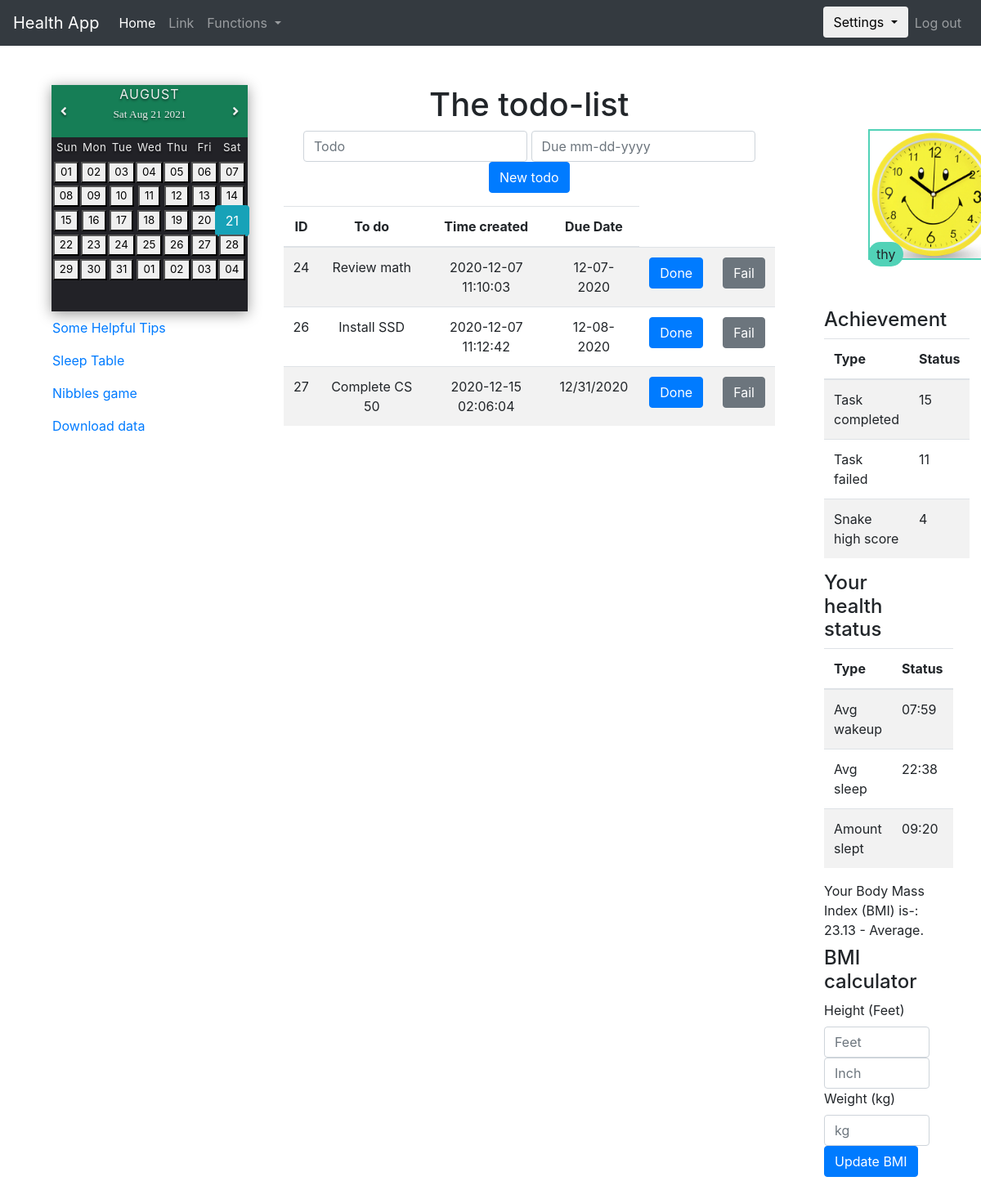
The page / (signed in) on the database its author committed.
### tables this page shows
CREATE TABLE 'todo' ('id' integer PRIMARY KEY NOT NULL, 'userid' integer NOT NULL, 'todo' text NOT NULL, 'time' timestamp NOT NULL, 'status' boolean NOT NULL DEFAULT 0, 'due_date'  date NOT NULL  );

CREATE TABLE "users" (
	"id"	INTEGER NOT NULL,
	"username"	TEXT NOT NULL,
	"hash"	TEXT NOT NULL,
	"avg_wake_hr"	INTEGER DEFAULT 0,
	"avg_sleep_hr"	INTEGER DEFAULT 0,
	"avg_slept_hr"	INTEGER DEFAULT 0,
	"security_question"	text,
	"security_answer"	text,
	"profile_pic"	text,
	"snake_score"	INTEGER DEFAULT 0,
	"task_completed"	INTEGER DEFAULT 0,
	"task_failed"	INTEGER DEFAULT 0,
	"height_feet"	INTEGER DEFAULT 0,
	"height_inch"	INTEGER DEFAULT 0,
	"weight"	INTEGER DEFAULT 0,
	"bmi"	REAL DEFAULT 0,
	PRIMARY KEY("id")
);

### application.py (the view, shortened to what this page needs)
@app.route("/", methods=["GET", "POST"])
@login_required
def index():
    userid = session["user_id"]
    if request.method == "GET":
        rows = db.execute("SELECT * FROM todo WHERE userid=:userid", userid=userid)
        user = db.execute("SELECT * FROM users WHERE id=:userid", userid=session['user_id'])
        return render_template("index.html", rows=rows)

### application.py (called while the page is built)
@app.after_request
def after_request(response):
    response.headers["Cache-Control"] = "no-cache, no-store, must-revalidate"
    response.headers["Expires"] = 0
    response.headers["Pragma"] = "no-cache"
    return response

### helpers.py (called while the page is built)
def login_required(f):
    @wraps(f)
    def decorated_function(*args, **kwargs):
        if session.get("user_id") is None:
            return redirect("/login")
        return f(*args, **kwargs)
    return decorated_function

def filling(value, fillnumber):
    return str(value).zfill(fillnumber)

### templates/index.html (shortened to what this page needs)
{% extends "layout.html" %}
{% block style %}
<link href="/static/web-doug.css" rel="stylesheet">
{% endblock %}
{% block main %}
<div class="container todolist">
    <div class="row">
        <div class="col-sm">
            <h1>The todo-list</h1>
            <form action="/" method="post">
                <div class="form-group">
                    <input autocomplete="off" autofocus class="form-control" name="user_todo" placeholder="Todo" type="text">
                    <input autocomplete="off" autofocus class="form-control" name="user_due" placeholder="Due mm-dd-yyyy" type="text">
                    <button class="btn btn-primary" type="submit">New todo</button>
                </div>
            </form>
            <table class="table table-striped">
                <thead>
                    <tr>
                        <th>ID</th>
                        <th>To do</th>
                        <th>Time created</th>
                        <th>Due Date</th>
                    </tr>
                </thead>
                <tbody>
                    {% for item in rows %}
                        <tr>
                            <td>{{ item["id"] }}</td>
                            <td>{{ item["todo"] }}</td>
                            <td>{{ item["time"] }}</td>
                            <td>{{ item["due_date"] }}</td>
                            <td>
                                <form method="POST" action="/">
                                    <button class="btn btn-primary" type="submit">Done</button>
                                </form>
                            </td>
							<td>
								<form method="POST" action="/">
									<button class="btn btn-secondary" type="submit">Fail</button>
								</form>
							</td>
                        </tr>
                    {% endfor %}
                </tbody>
            </table>
        </div>
    </div>
</div>
{% endblock %}

### templates/layout.html (shortened to what this page needs)
<!DOCTYPE html>
<html lang="en">
    <head>
        <link href="https://maxcdn.bootstrapcdn.com/bootstrap/4.1.3/css/bootstrap.min.css" rel="stylesheet">
        <link href="/static/styles.css" rel="stylesheet">
        <link href="/static/profile-pic.css" rel="stylesheet">
		<link href="/static/calendar.css" rel="stylesheet">
		<link rel="stylesheet" href="https://cdnjs.cloudflare.com/ajax/libs/font-awesome/5.13.0/css/all.min.css">
        {% block style %}{% endblock %}
    </head>
    <body>
        <nav class="navbar navbar-expand-lg navbar-dark bg-dark">
            <a class="navbar-brand" href="/">Health App</a>
            <div class="collapse navbar-collapse" id="navbarSupportedContent">
                {% if session.user_id %}
                    <ul class="navbar-nav mr-auto">
                        <li class="nav-item active">
                            <a class="nav-link" href="/">Home <span class="sr-only">(current)</span></a>
                        </li>
                        <li class="nav-item">
                            <a class="nav-link" href="#">Link</a>
                        </li>
                        <li class="nav-item dropdown">
                            <a class="nav-link dropdown-toggle" href="#" id="navbarDropdown" role="button" data-toggle="dropdown" aria-haspopup="true" aria-expanded="false">
                                Functions
                            </a>
                        </li>
                    </ul>
                    <ul class="navbar-nav ml-auto">
                         <li class="nav-item">
                            <div class="dropdown">
                                <button class="btn dropdown-toggle" type="button" id="dropdownMenuButton" data-toggle="dropdown" aria-haspopup="true" aria-expanded="false">
                                    Settings
                                </button>
                            </div>
                        </li>
                        <li class="nav-item">
                            <a class="nav-link" href="/logout">Log out</a>
                        </li>
                    </ul>
                {% endif %}
            </div>
        </nav>
        <div class="container-fluid p-5">
            <div class="row flex-xl-nowrap">
				<div class="col-3">
					{% if session.user_id %}
					<div class="container">
						<div class="calendar">
							<div class="month">
								<i class="fas fa-angle-left prev"></i>
								  <div class="date">
									  <h1></h1>
									  <p></p>
								  </div>
								<i class="fas fa-angle-right next"></i>
							</div>
							<div class="weekdays">
								<div>Sun</div>
								<div>Mon</div>
								<div>Tue</div>
								<div>Wed</div>
								<div>Thu</div>
								<div>Fri</div>
								<div>Sat</div>
							</div>
							<div class="days"></div>
						</div>
					</div>
			      <div class="nav flex-column nav-pills" role="tablist" aria-orientation="vertical">
			        <a class="nav-link" data-toggle="collapse" href="#collapseExample" role="button" aria-expanded="false" aria-controls="collapseExample">Some Helpful Tips</a>
					<a class="nav-link" href="/sleeptable" >Sleep Table</a>
					<a class="nav-link" href="/nibbles" >Nibbles game</a>
					<a class="nav-link" href="/downloaddata" >Download data</a>
			      </div>
				  {% endif %}
			    </div>
                <main class="col container">
                    {% block main %}{% endblock %}
                </main>
                <div class=" d-xl-block col-xl-2 bd-toc">
                    {% if session.user_id %}
                    <div class="container profile-pic-modify">
                        <div class="profile-header-container">
                        	<div class="profile-header-img">
                                <img class="img-circle" src="{{ session.profile_pic }}"/>
                                <div class="rank-label-container">
                                    <span class="label label-default rank-label">{{ session["name"] }}</span>
                                </div>
                            </div>
                        </div>
                    </div>
					<div class="container">
						<h4>Achievement</h4>
						<table class="table table-striped">
							<thead>
								<tr>
									<th>Type</th>
									<th>Status</th>
								</tr>
							</thead>
							<tbody>
								<tr>
									<td>Task completed</td>
									<td>{{session.task_completed}}</td>
								</tr>
								<tr>
									<td>Task failed</td>
									<td>{{session.task_failed}}</td>
								</tr>
								<tr>
									<td>Snake high score</td>
									<td>{{session.snake_highscore}}</td>
								</tr>
							</tbody>
						</table>
					</div>
					<div class="container bmi-status">
						<h4>Your health status</h4>
						<table class="table table-striped">
							<thead>
								<tr>
									<th>Type</th>
									<th>Status</th>
								</tr>
							</thead>
							<tbody>
								<tr>
									<td>Avg wakeup</td>
									<td>
										{% if session.wake_hr %}
										{{ filling(session.wake_hr // 60, 2) }}:{{ filling(session.wake_hr % 60, 2) }}
										{% endif %}
									</td>
								</tr>
								<tr>
									<td>Avg sleep</td>
									<td>
										{% if session.sleep_hr %}
										{{ filling(session.sleep_hr // 60, 2) }}:{{ filling(session.sleep_hr % 60, 2) }}
										{% endif %}
									</td>
								</tr>
								<tr>
									<td>Amount slept</td>
									<td>
										{% if session.slept_hr %}
										{{ filling(session.slept_hr // 60, 2) }}:{{ filling(session.slept_hr % 60, 2) }}
										{% endif %}
									</td>
								</tr>
							</tbody>
						</table>
						<label>
							{% if session.bmi < 18.5 %}
								Your Body Mass Index (BMI) is-: {{ session.bmi }} - Under Weight.
							{% elif session.bmi >= 18.6 and session.bmi <= 24.9 %}
								Your Body Mass Index (BMI) is-: {{ session.bmi }} - Average.
							{% elif session.bmi >= 25 and session.bmi <= 29.9 %}
								Your Body Mass Index (BMI) is-: {{ session.bmi }} - Overweight.
							{% elif session.bmi > 30 %}
								Your Body Mass Index (BMI) is-: {{ session.bmi }} - Obesity.
							{% endif %}
						</label>
					</div>
					<div class="container bmi-cal">
						<form action="/bmical" method="post">
							<div class="form-group">
								<h4>BMI calculator</h4>
								<label>Height (Feet)</label>
								<input autocomplete="off" autofocus class="form-control" name="bmi_height_feet" placeholder="Feet" type="number">
								<input autocomplete="off" autofocus class="form-control" name="bmi_height_inch" placeholder="Inch" type="number">
								<label>Weight (kg)</label>
								<input autocomplete="off" autofocus class="form-control" name="bmi_weight_kg" placeholder="kg" type="number">
								<button class="btn btn-primary" type="submit">Update BMI</button>
							</div>
						</form>
					</div>
                    {% endif %}
                </div>
            </div>
        </div>
    </body>
</html>

### static/styles.css (style rules this page uses)
.container .todolist { justify-content: flex-start; overflow-x: auto; text-align: center; }
.todolist .form-control { display: inline-block; width: auto; }

### static/profile-pic.css (style rules this page uses)
.profile-header-container { margin: 0 auto; text-align: center; }
.profile-header-img { padding: 54px; }
.profile-header-img > img.img-circle { width: 160px; height: 160px; border: 2px solid #51D2B7; }
.rank-label-container { margin-top: -19px; text-align: center; }
.label.label-default.rank-label { background-color: rgb(81, 210, 183); padding: 5px 10px 5px 10px; border-radius: 27px; }

### static/calendar.css (style rules this page uses)
.calendar { color: #eee; width: calc(45rem / 3); height: calc(52rem / 3); background-color: #222227; box-shadow: 0 calc(0.5rem / 3) calc(3rem / 3) rgba(0, 0, 0, 0.4); align-items: center; justify-content: center; }
.month { width: 100%; height: calc(12rem / 3); background-color: #167e56; display: flex; justify-content: space-between; align-items: center; padding: 0 calc(2rem / 3); text-align: center; text-shadow: 0 calc(0.3rem / 3) calc(0.5rem / 3) rgba(0, 0, 0, 0.5); }
.month i { font-size: calc(3rem / 3); cursor: pointer; }
.month h1 { font-size: calc(3rem / 3); font-weight: 400; text-transform: uppercase; letter-spacing: calc(0.2rem / 3); margin-bottom: calc(1rem / 3); }
.month p { font-size: calc(2.5rem / 3); }
.weekdays { width: 100%; height: calc(5rem / 3); padding: 0 calc(0.4rem / 3); display: flex; align-items: center; }
.weekdays div { font-size: calc(2.5rem / 3); font-weight: 400; letter-spacing: calc(0.1rem / 3); width: calc(44.2rem / (7*3)); display: flex; justify-content: center; align-items: center; text-shadow: 0 calc(0.3rem / 3) calc(0.5rem / 3) rgba(0, 0, 0, 0.5); }
.days { width: 100%; display: flex; flex-wrap: wrap; padding: calc(0.2rem / 3); }

### static/web-doug.css (style rules this page uses)
.dropdown { display: inline-block; }
p { font-family: "Times New Roman", Times, serif; font-size: 30px; }

### rows shown on the page
todo: id "24", todo "Review math", time "2020-12-07 11:10:03", due_date "12-07-2020"
todo: id "26", todo "Install SSD", time "2020-12-07 11:12:42", due_date "12-08-2020"
todo: id "27", todo "Complete CS 50", time "2020-12-15 02:06:04", due_date "12/31/2020"
users: name "thy"

### other values the page prints
{{ session.task_completed }} "15"
{{ session.task_failed }} "11"
{{ session.snake_highscore }} "4"
{{ filling(session.wake_hr // 60, 2) }} "07"
{{ filling(session.wake_hr % 60, 2) }} "59"
{{ filling(session.sleep_hr // 60, 2) }} "22"
{{ filling(session.sleep_hr % 60, 2) }} "38"
{{ filling(session.slept_hr // 60, 2) }} "09"
{{ filling(session.slept_hr % 60, 2) }} "20"
{{ session.bmi }} "23.13"
